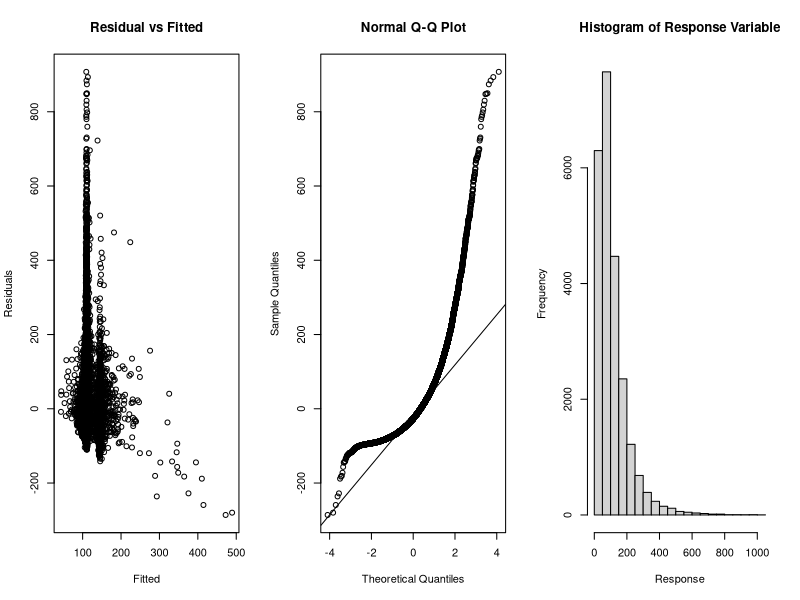
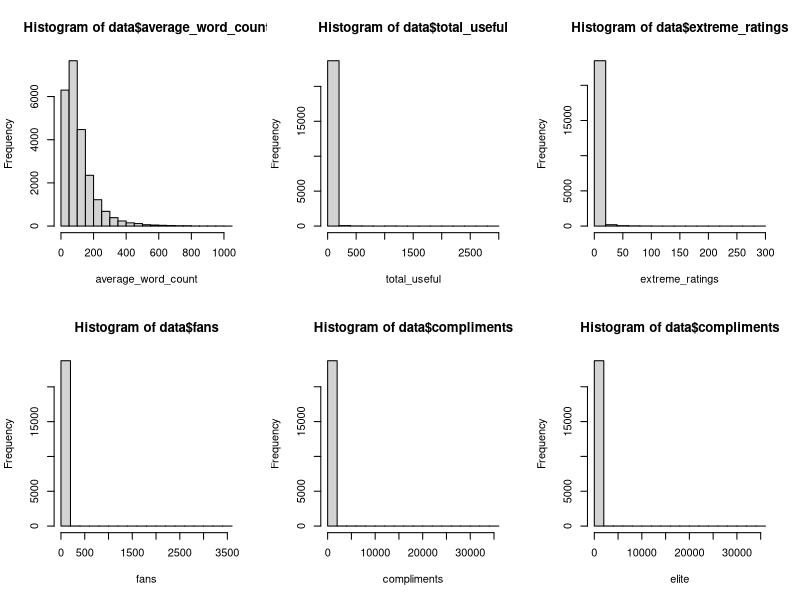
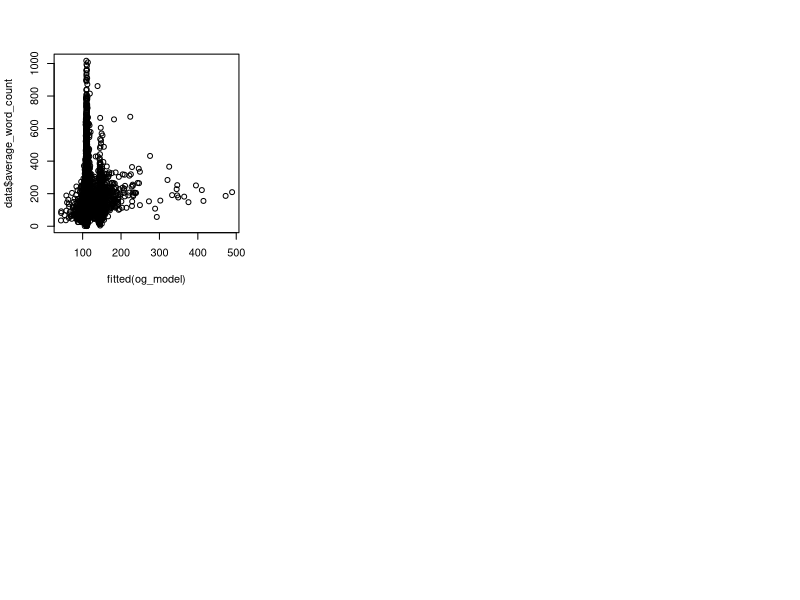
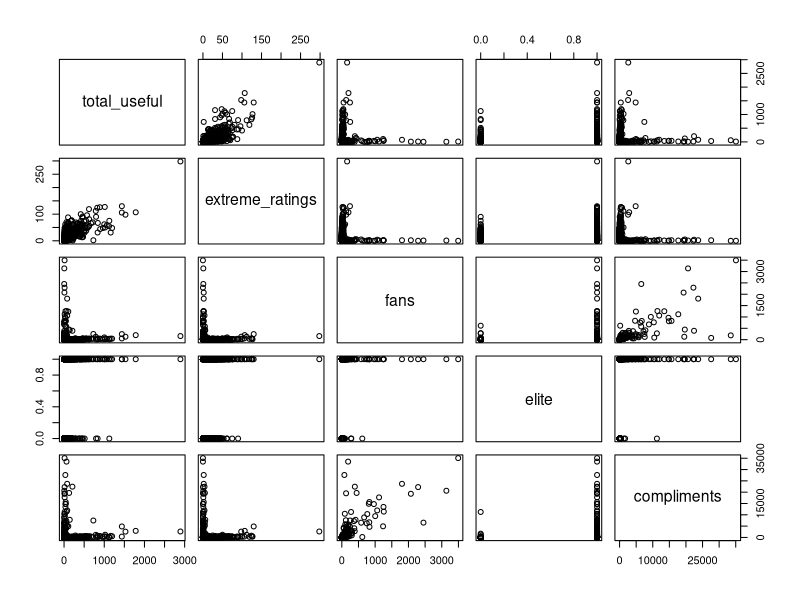
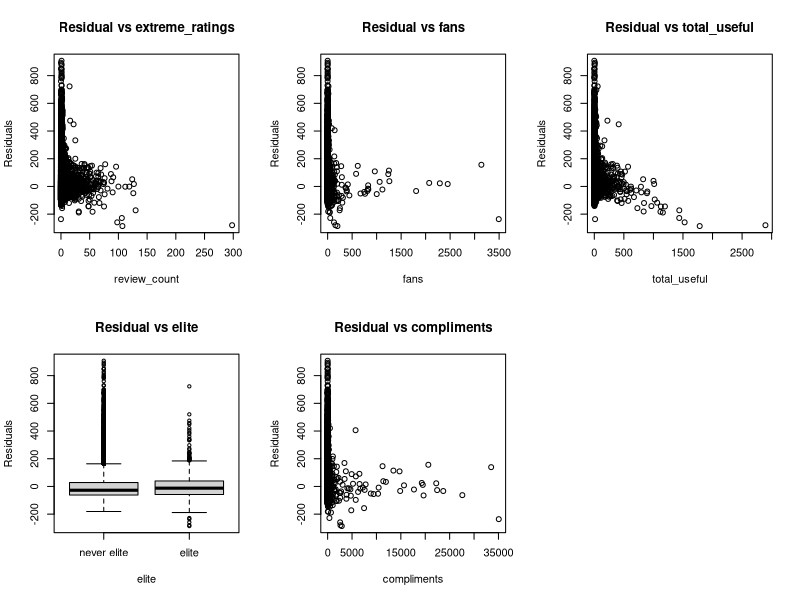

Here is the R script that generated these plots, in order:
## ---- chunk 1
library(readr)
library(tidyverse)
library(dplyr)
library(MASS)
# install.packages("car")
library(car)
## ---- chunk 2
data <- read.csv("yelp_data.csv")
data <- data[complete.cases(data), ]
## ---- chunk 3
check_normality <- function(model, response) {
  par(mfrow = c(1, 3))
  # Residuals versus fitted values
  plot(x = fitted(model), y = resid(model), main = "Residual vs Fitted",
       xlab = "Fitted", ylab = "Residuals")

  # Normal Quantile-Quantile (QQ) plot
  qqnorm(resid(model))
  qqline(resid(model))

  # Histogram of response variable
  hist(response, xlab = "Response", main = "Histogram of Response Variable")
}
## ---- chunk 4
og_model <- lm(average_word_count ~ extreme_ratings + fans + total_useful +
                 elite + compliments, data = data)

check_normality(og_model, data$average_word_count)
## ---- chunk 5
# Histogram of predictors
par(mfrow= c(2, 3))
hist(data$average_word_count, xlab = "average_word_count")
hist(data$total_useful, xlab = "total_useful")
hist(data$extreme_ratings, xlab = "extreme_ratings")
hist(data$fans, xlab = "fans")
hist(data$compliments, xlab = "compliments")
hist(data$compliments, xlab = "elite")
## ---- chunk 6
# Response versus fitted values
plot(data$average_word_count ~ fitted(og_model))

# Pairwise scatterplots
df <- data[c(3, 4, 6, 8, 10)]
pairs(df)
## ---- chunk 7
# Residuals versus each predictor 
r <- resid(og_model)
par(mfrow = c(2, 3))
plot(x = data$extreme_ratings, y = r, main = "Residual vs extreme_ratings",
       xlab = "review_count", ylab = "Residuals")
plot(x = data$fans, y = r, main = "Residual vs fans",
       xlab = "fans", ylab = "Residuals")
plot(x = data$total_useful, y = r, main = "Residual vs total_useful",
       xlab = "total_useful", ylab = "Residuals")
boxplot(r ~ data$elite, main = "Residual vs elite",
       xlab = "elite", ylab = "Residuals", names=c("never elite", "elite"))
plot(x = data$compliments, y = r, main = "Residual vs compliments",
       xlab = "compliments", ylab = "Residuals")
